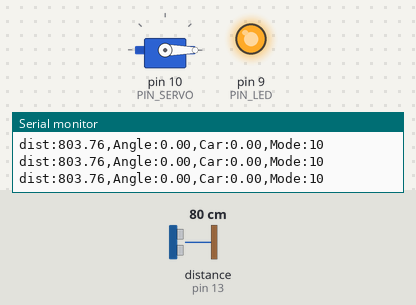
This sketch was run on a simulated Arduino Uno, built with avr-gcc and run on an emulated ATmega328P. On the bench: servo, output pins drawn as LEDs (lit = HIGH), the last lines printed to the serial monitor. Wiring (inferred from the names in the program): ultrasonic range finder: trigger pin 12; echo pin 13. Inputs (shaded band) come from the test bench; at power-on: distance to the obstacle (sensor on pin 13) 80 cm. The echo pulse lasts 58.3 µs per cm; pins used as bus, display or sensor lines are not drawn.

Above: at 1.7 s.
1.8 s: distance to the obstacle (sensor on pin 13) set to 12 cm
3.3 s: distance to the obstacle (sensor on pin 13) set to 9 cm
At 6.0 s:
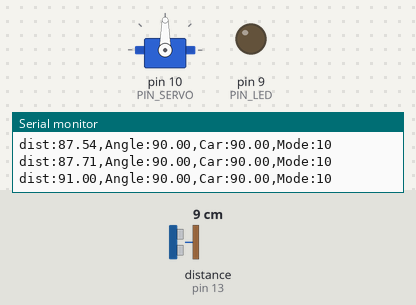
6.3 s: distance to the obstacle (sensor on pin 13) set to 12 cm
7.8 s: distance to the obstacle (sensor on pin 13) set to 14 cm
At 8.1 s:
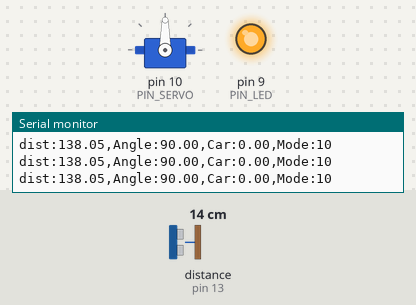
10.8 s: distance to the obstacle (sensor on pin 13) set to 2 cm
At 11.44 s:
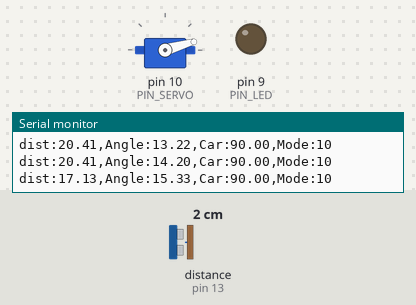
13.8 s: distance to the obstacle (sensor on pin 13) set to 18 cm
At 16.24 s:
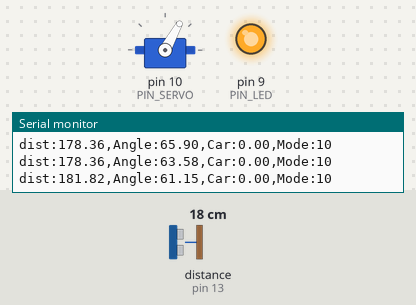
Timing chart, 0 to 17.8 s (numbered marks = the images above; inputs shaded):
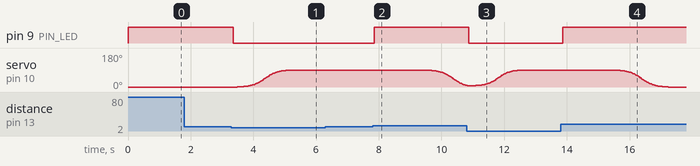

Measured:
- the behaviour switches between 11 and 10 cm on distance to the obstacle (sensor on pin 13) (found by bisection; images 0 and 1)
- the behaviour switches between 13 and 14 cm on distance to the obstacle (sensor on pin 13) (found by bisection; images 1 and 2)
- after the input at 3.3 s, pin 9 (PIN_LED): HIGH → LOW after 0.05 s; servo on pin 10 (PIN_SERVO): moves from 0° to 90° over 1.8 s, starting after 0.19 s
- after the input at 7.8 s, pin 9 (PIN_LED): LOW → HIGH after 0.06 s; servo on pin 10 (PIN_SERVO): moves from 90° to 9° over 1.3 s, starting after 1.7 s
- after the input at 10.8 s, pin 9 (PIN_LED): HIGH → LOW after 0.07 s
- after the input at 13.8 s, pin 9 (PIN_LED): LOW → HIGH after 0.07 s; servo on pin 10 (PIN_SERVO): moves from 90° to 0° over 1.8 s, starting after 1.7 s

The sketch:

10_challenge_3.ino
```cpp
#include <Servo.h>
#include <math.h>

// Arduino pin assignment
#define PIN_LED   9   // LED active-low
#define PIN_TRIG  12  // sonar sensor TRIGGER
#define PIN_ECHO  13  // sonar sensor ECHO
#define PIN_SERVO 10  // servo motor

// configurable parameters for sonar
#define SND_VEL 346.0     // sound velocity at 24 celsius degree (unit: m/sec)
#define INTERVAL 25       // sampling interval (unit: msec)
#define PULSE_DURATION 10 // ultra-sound Pulse Duration (unit: usec)
#define TIMEOUT ((INTERVAL / 2) * 1000.0) // maximum echo waiting time (unit: usec)
#define SCALE (0.001 * 0.5 * SND_VEL)     // coefficent to convert duration to distance

#define DETECT_MM  100.0
#define RELEASE_MM 130.0
#define CONFIRM_N  3

// duty duration for myservo.writeMicroseconds()
// CALIBRATED VALUES (servo by servo) - 측정값으로 교체할 것
#define _DUTY_MIN 500     // servo 0 degree (measured)
#define _DUTY_MAX 2400    // servo 180 degree (measured)

#define ANGLE_DOWN 0.0
#define ANGLE_UP   90.0
#define MOVE_TIME   2000
#define CLOSE_DELAY 1500

int easingMode = 1;
#define SIGMOID_K 10.0

Servo myservo;

enum State { CLOSED, OPENING, OPEN, CLOSING };
State state = CLOSED;

float currentAngle = ANGLE_DOWN;
float moveFrom, moveTo;
unsigned long moveStart, moveDuration;

bool carPresent = false;
int  hitCount = 0, missCount = 0;
float dist_raw = 0;
unsigned long last_sampling_time = 0;
unsigned long carGoneTime = 0;

float easeLinear(float t) {
  return t;
}

float easeSigmoid(float t) {
  float s  = 1.0 / (1.0 + exp(-SIGMOID_K * (t - 0.5)));
  float s0 = 1.0 / (1.0 + exp( SIGMOID_K * 0.5));
  float s1 = 1.0 / (1.0 + exp(-SIGMOID_K * 0.5));
  return (s - s0) / (s1 - s0);
}

float easeCosine(float t) {
  return 0.5 - 0.5 * cos(PI * t);
}

float ease(float t) {
  switch (easingMode) {
    case 1:  return easeSigmoid(t);
    case 2:  return easeCosine(t);
    default: return easeLinear(t);
  }
}

void writeAngle(float angle) {
  int duty = _DUTY_MIN + angle * (_DUTY_MAX - _DUTY_MIN) / 180.0;
  myservo.writeMicroseconds(duty);
}

void startMove(float target) {
  moveFrom  = currentAngle;
  moveTo    = target;
  moveStart = millis();
  float frac = fabs(moveTo - moveFrom) / (ANGLE_UP - ANGLE_DOWN);
  moveDuration = (unsigned long)(MOVE_TIME * frac);
  if (moveDuration < 1) moveDuration = 1;
}

bool updateMove() {
  float t = (float)(millis() - moveStart) / moveDuration;
  if (t > 1.0) t = 1.0;
  currentAngle = moveFrom + (moveTo - moveFrom) * ease(t);
  writeAngle(currentAngle);
  return t >= 1.0;
}

// get a distance reading from USS. return value is in millimeter.
float USS_measure(int TRIG, int ECHO) {
  digitalWrite(TRIG, HIGH);
  delayMicroseconds(PULSE_DURATION);
  digitalWrite(TRIG, LOW);
  return pulseIn(ECHO, HIGH, TIMEOUT) * SCALE; // unit: mm
}

void updateSensor() {
  dist_raw = USS_measure(PIN_TRIG, PIN_ECHO);

  if (dist_raw == 0.0) {
    if (missCount < CONFIRM_N) missCount++;
    hitCount = 0;
  } else if (dist_raw < DETECT_MM) {
    if (hitCount < CONFIRM_N) hitCount++;
    missCount = 0;
  } else if (dist_raw > RELEASE_MM) {
    if (missCount < CONFIRM_N) missCount++;
    hitCount = 0;
  }

  if (!carPresent && hitCount >= CONFIRM_N) {
    carPresent = true;
    digitalWrite(PIN_LED, LOW);   // LED ON (active-low)
  }
  if (carPresent && missCount >= CONFIRM_N) {
    carPresent = false;
    carGoneTime = millis();
    digitalWrite(PIN_LED, HIGH);  // LED OFF (active-low)
  }
}

void setup() {
  // initialize GPIO pins
  pinMode(PIN_LED, OUTPUT);
  pinMode(PIN_TRIG, OUTPUT);
  pinMode(PIN_ECHO, INPUT);
  digitalWrite(PIN_TRIG, LOW);   // turn-off Sonar
  digitalWrite(PIN_LED, HIGH);   // LED OFF (active-low)

  myservo.attach(PIN_SERVO, _DUTY_MIN, _DUTY_MAX);
  writeAngle(ANGLE_DOWN);
  delay(500);

  // initialize serial port
  Serial.begin(57600);
}

void loop() {
  if (Serial.available()) {
    char c = Serial.read();
    if (c >= '0' && c <= '2') easingMode = c - '0';
  }

  switch (state) {
    case CLOSED:
      if (carPresent) { startMove(ANGLE_UP); state = OPENING; }
      break;

    case OPENING:
      if (updateMove()) state = OPEN;
      break;

    case OPEN:
      if (!carPresent && millis() - carGoneTime >= CLOSE_DELAY) {
        startMove(ANGLE_DOWN);
        state = CLOSING;
      }
      break;

    case CLOSING:
      if (carPresent) {
        startMove(ANGLE_UP);
        state = OPENING;
      } else if (updateMove()) {
        state = CLOSED;
      }
      break;
  }

  if (millis() - last_sampling_time < INTERVAL)
    return;
  last_sampling_time = millis();

  updateSensor();

  Serial.print("dist:");    Serial.print(dist_raw);
  Serial.print(",Angle:");  Serial.print(currentAngle);
  Serial.print(",Car:");    Serial.print(carPresent ? ANGLE_UP : ANGLE_DOWN);
  Serial.print(",Mode:");   Serial.print(easingMode * 10);
  Serial.println("");
}
```
